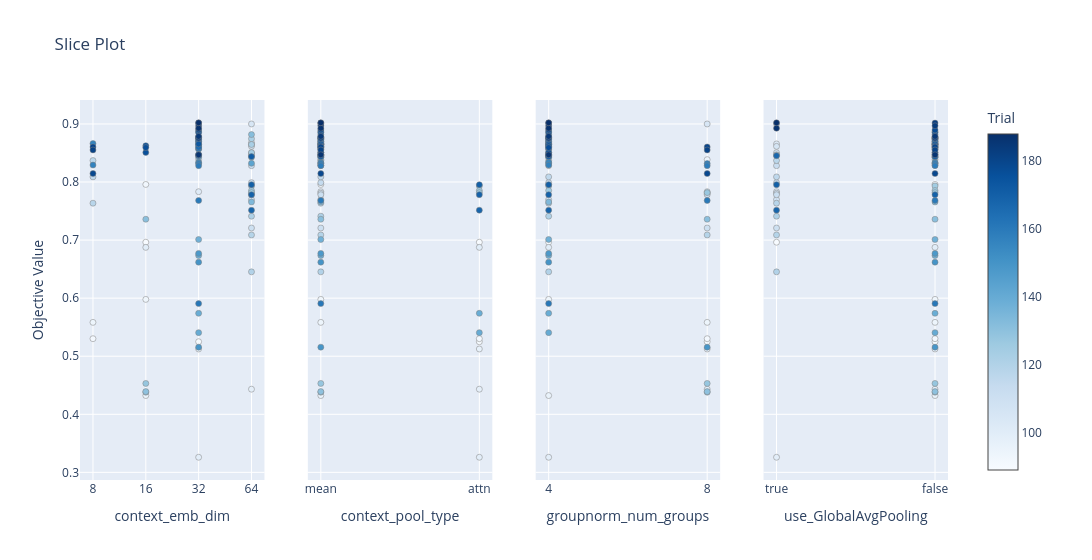

Notebook cell for this chart:
### Code cell
fig_slice = plot_slice(study, params=params_to_plot_ARCH)
fig_slice.show()
